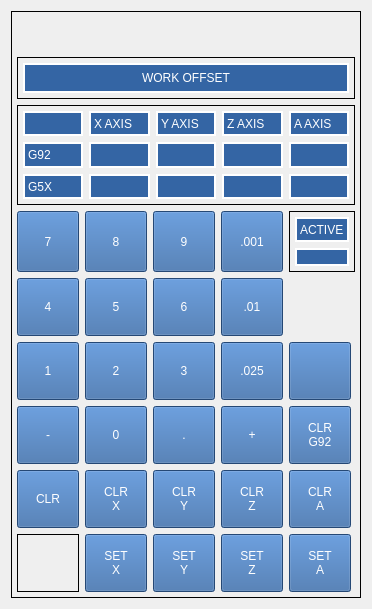
            <widget class="QWidget" name="tab_7">
             <attribute name="title">
              <string>WCOFF</string>
             </attribute>
             <layout class="QGridLayout" name="gridLayout_11">
              <item row="0" column="0">
               <widget class="QFrame" name="gridFrame">
                <property name="minimumSize">
                 <size>
                  <width>0</width>
                  <height>40</height>
                 </size>
                </property>
                <property name="styleSheet">
                 <string notr="true">QPushButton {
min-height: 50px;
min-width: 50px;
max-height: 60px;
max-width: 60px;
font: 14pt &quot;DejaVu Sans&quot;;
color: rgb(255, 255, 255);
background-color:rgb(52, 101, 164);
}</string>
                </property>
                <property name="frameShape">
                 <enum>QFrame::Box</enum>
                </property>
                <layout class="QGridLayout" name="gridLayout_5">
                 <property name="leftMargin">
                  <number>5</number>
                 </property>
                 <property name="topMargin">
                  <number>5</number>
                 </property>
                 <property name="rightMargin">
                  <number>5</number>
                 </property>
                 <property name="bottomMargin">
                  <number>5</number>
                 </property>
                 <property name="horizontalSpacing">
                  <number>6</number>
                 </property>
                 <item row="14" column="3">
                  <widget class="MDIButton" name="SETZWCOFF">
                   <property name="text">
                    <string>SET
Z</string>
                   </property>
                   <property name="MDICommand" stdset="0">
                    <string>G10L20P0Z#&lt;offsetLabel&gt;</string>
                   </property>
                  </widget>
                 </item>
                 <item row="14" column="4">
                  <widget class="MDIButton" name="SETAWCOFF">
                   <property name="text">
                    <string>SET
A</string>
                   </property>
                   <property name="MDICommand" stdset="0">
                    <string>G10L20P0A#&lt;offsetLabel&gt;</string>
                   </property>
                  </widget>
                 </item>
                 <item row="14" column="1">
                  <widget class="MDIButton" name="SETXWCOFF">
                   <property name="text">
                    <string>SET
X</string>
                   </property>
                   <property name="MDICommand" stdset="0">
                    <string>G10L20P0X#&lt;offsetLabel&gt;</string>
                   </property>
                  </widget>
                 </item>
                 <item row="14" column="2">
                  <widget class="MDIButton" name="SETYWCOFF">
                   <property name="text">
                    <string>SET
Y</string>
                   </property>
                   <property name="MDICommand" stdset="0">
                    <string>G10L20P0Y#&lt;offsetLabel&gt;</string>
                   </property>
                  </widget>
                 </item>
                 <item row="13" column="2">
                  <widget class="MDIButton" name="clr_y">
                   <property name="text">
                    <string>CLR
Y</string>
                   </property>
                   <property name="MDICommand" stdset="0">
                    <string>G10L2P0Y0</string>
                   </property>
                  </widget>
                 </item>
                 <item row="13" column="4">
                  <widget class="MDIButton" name="clr_a">
                   <property name="text">
                    <string>CLR
A</string>
                   </property>
                   <property name="MDICommand" stdset="0">
                    <string>G10L2P0A0</string>
                   </property>
                  </widget>
                 </item>
                 <item row="14" column="0">
                  <widget class="QLabel" name="offsetLabel">
                   <property name="frameShape">
                    <enum>QFrame::Box</enum>
                   </property>
                   <property name="text">
                    <string/>
                   </property>
                   <property name="alignment">
                    <set>Qt::AlignRight|Qt::AlignTrailing|Qt::AlignVCenter</set>
                   </property>
                  </widget>
                 </item>
                 <item row="13" column="0">
                  <widget class="QPushButton" name="clearoffsetlabel">
                   <property name="minimumSize">
                    <size>
                     <width>52</width>
                     <height>52</height>
                    </size>
                   </property>
                   <property name="maximumSize">
                    <size>
                     <width>62</width>
                     <height>62</height>
                    </size>
                   </property>
                   <property name="text">
                    <string>CLR</string>
                   </property>
                  </widget>
                 </item>
                 <item row="2" column="0" colspan="5">
                  <widget class="QFrame" name="gridFrame">
                   <property name="minimumSize">
                    <size>
                     <width>0</width>
                     <height>100</height>
                    </size>
                   </property>
                   <property name="styleSheet">
                    <string notr="true">StatusLabel 
{
color: rgb(255, 255, 255);
background-color:rgb(52, 101, 164);
}

QLabel
{
color: rgb(255, 255, 255);
background-color:rgb(52, 101, 164);
}</string>
                   </property>
                   <property name="frameShape">
                    <enum>QFrame::Box</enum>
                   </property>
                   <layout class="QGridLayout" name="gridLayout_40">
                    <property name="leftMargin">
                     <number>5</number>
                    </property>
                    <property name="topMargin">
                     <number>5</number>
                    </property>
                    <property name="rightMargin">
                     <number>5</number>
                    </property>
                    <property name="bottomMargin">
                     <number>5</number>
                    </property>
                    <item row="0" column="1">
                     <widget class="QLabel" name="label_4">
                      <property name="frameShape">
                       <enum>QFrame::Box</enum>
                      </property>
                      <property name="lineWidth">
                       <number>2</number>
                      </property>
                      <property name="text">
                       <string>X AXIS</string>
                      </property>
                     </widget>
                    </item>
                    <item row="1" column="0">
                     <widget class="QLabel" name="label_6">
                      <property name="frameShape">
                       <enum>QFrame::Box</enum>
                      </property>
                      <property name="frameShadow">
                       <enum>QFrame::Plain</enum>
                      </property>
                      <property name="lineWidth">
                       <number>2</number>
                      </property>
                      <property name="text">
                       <string>G92 </string>
                      </property>
                     </widget>
                    </item>
                    <item row="0" column="3">
                     <widget class="QLabel" name="label_3">
                      <property name="frameShape">
                       <enum>QFrame::Box</enum>
                      </property>
                      <property name="frameShadow">
                       <enum>QFrame::Plain</enum>
                      </property>
                      <property name="lineWidth">
                       <number>2</number>
                      </property>
                      <property name="text">
                       <string>Z AXIS</string>
                      </property>
                     </widget>
                    </item>
                    <item row="0" column="2">
                     <widget class="QLabel" name="label_2">
                      <property name="frameShape">
                       <enum>QFrame::Box</enum>
                      </property>
                      <property name="lineWidth">
                       <number>2</number>
                      </property>
                      <property name="text">
                       <string>Y AXIS</string>
                      </property>
                     </widget>
                    </item>
                    <item row="0" column="4">
                     <widget class="QLabel" name="label_5">
                      <property name="frameShape">
                       <enum>QFrame::Box</enum>
                      </property>
                      <property name="lineWidth">
                       <number>2</number>
                      </property>
                      <property name="text">
                       <string>A AXIS</string>
                      </property>
                     </widget>
                    </item>
                    <item row="2" column="0">
                     <widget class="QLabel" name="label_20">
                      <property name="frameShape">
                       <enum>QFrame::Box</enum>
                      </property>
                      <property name="frameShadow">
                       <enum>QFrame::Plain</enum>
                      </property>
                      <property name="lineWidth">
                       <number>2</number>
                      </property>
                      <property name="text">
                       <string>G5X </string>
                      </property>
                     </widget>
                    </item>
                    <item row="1" column="1">
                     <widget class="StatusLabel" name="g92_z">
                      <property name="frameShape">
                       <enum>QFrame::Box</enum>
                      </property>
                      <property name="frameShadow">
                       <enum>QFrame::Plain</enum>
                      </property>
                      <property name="lineWidth">
                       <number>2</number>
                      </property>
                      <property name="rules" stdset="0">
                       <string>[{&quot;channels&quot;: [{&quot;url&quot;: &quot;status:g92_offset&quot;, &quot;trigger&quot;: true}], &quot;property&quot;: &quot;Text&quot;, &quot;expression&quot;: &quot;str(ch[0][0])\n&quot;, &quot;name&quot;: &quot;New Rule&quot;}]</string>
                      </property>
                     </widget>
                    </item>
                    <item row="2" column="1">
                     <widget class="StatusLabel" name="xaxis">
                      <property name="frameShape">
                       <enum>QFrame::Box</enum>
                      </property>
                      <property name="lineWidth">
                       <number>2</number>
                      </property>
                      <property name="rules" stdset="0">
                       <string>[{&quot;channels&quot;: [{&quot;url&quot;: &quot;status:g5x_offset&quot;, &quot;trigger&quot;: true}], &quot;property&quot;: &quot;Text&quot;, &quot;expression&quot;: &quot;'{:.4f}'.format(ch[0][0])&quot;, &quot;name&quot;: &quot;x axis offset&quot;}]</string>
                      </property>
                     </widget>
                    </item>
                    <item row="1" column="2">
                     <widget class="StatusLabel" name="g92_y">
                      <property name="frameShape">
                       <enum>QFrame::Box</enum>
                      </property>
                      <property name="lineWidth">
                       <number>2</number>
                      </property>
                      <property name="rules" stdset="0">
                       <string>[{&quot;channels&quot;: [{&quot;url&quot;: &quot;status:g92_offset&quot;, &quot;trigger&quot;: true}], &quot;property&quot;: &quot;Text&quot;, &quot;expression&quot;: &quot;str(ch[0][1])&quot;, &quot;name&quot;: &quot;New Rule&quot;}]</string>
                      </property>
                     </widget>
                    </item>
                    <item row="2" column="2">
                     <widget class="StatusLabel" name="yaxis">
                      <property name="frameShape">
                       <enum>QFrame::Box</enum>
                      </property>
                      <property name="lineWidth">
                       <number>2</number>
                      </property>
                      <property name="rules" stdset="0">
                       <string>[{&quot;channels&quot;: [{&quot;url&quot;: &quot;status:g5x_offset&quot;, &quot;trigger&quot;: true}], &quot;property&quot;: &quot;Text&quot;, &quot;expression&quot;: &quot;'{:.4f}'.format(ch[0][1])&quot;, &quot;name&quot;: &quot;y axis offset&quot;}]</string>
                      </property>
                     </widget>
                    </item>
                    <item row="1" column="3">
                     <widget class="StatusLabel" name="g92_z_2">
                      <property name="frameShape">
                       <enum>QFrame::Box</enum>
                      </property>
                      <property name="lineWidth">
                       <number>2</number>
                      </property>
                      <property name="rules" stdset="0">
                       <string>[{&quot;channels&quot;: [{&quot;url&quot;: &quot;status:g92_offset&quot;, &quot;trigger&quot;: true}], &quot;property&quot;: &quot;Text&quot;, &quot;expression&quot;: &quot;str(ch[0][2])&quot;, &quot;name&quot;: &quot;New Rule&quot;}]</string>
                      </property>
                     </widget>
                    </item>
                    <item row="2" column="3">
                     <widget class="StatusLabel" name="zaxis">
                      <property name="frameShape">
                       <enum>QFrame::Box</enum>
                      </property>
                      <property name="lineWidth">
                       <number>2</number>
                      </property>
                      <property name="rules" stdset="0">
                       <string>[{&quot;channels&quot;: [{&quot;url&quot;: &quot;status:g5x_offset&quot;, &quot;trigger&quot;: true}], &quot;property&quot;: &quot;Text&quot;, &quot;expression&quot;: &quot;'{:.4f}'.format(ch[0][2])&quot;, &quot;name&quot;: &quot;z axis offset&quot;}]</string>
                      </property>
                     </widget>
                    </item>
                    <item row="1" column="4">
                     <widget class="StatusLabel" name="g92_a">
                      <property name="frameShape">
                       <enum>QFrame::Box</enum>
                      </property>
                      <property name="lineWidth">
                       <number>2</number>
                      </property>
                      <property name="rules" stdset="0">
                       <string>[{&quot;channels&quot;: [{&quot;url&quot;: &quot;status:g92_offset&quot;, &quot;trigger&quot;: true}], &quot;property&quot;: &quot;Text&quot;, &quot;expression&quot;: &quot;str(ch[0][3])&quot;, &quot;name&quot;: &quot;New Rule&quot;}]</string>
                      </property>
                     </widget>
                    </item>
                    <item row="2" column="4">
                     <widget class="StatusLabel" name="aaxis">
                      <property name="frameShape">
                       <enum>QFrame::Box</enum>
                      </property>
                      <property name="lineWidth">
                       <number>2</number>
                      </property>
                      <property name="rules" stdset="0">
                       <string>[{&quot;channels&quot;: [{&quot;url&quot;: &quot;status:g5x_offset&quot;, &quot;trigger&quot;: true}], &quot;property&quot;: &quot;Text&quot;, &quot;expression&quot;: &quot;'{:.3f}'.format(ch[0][3])&quot;, &quot;name&quot;: &quot;a axis offset&quot;}]</string>
                      </property>
                     </widget>
                    </item>
                    <item row="0" column="0">
                     <widget class="StatusLabel" name="statuslabel_21">
                      <property name="frameShape">
                       <enum>QFrame::Box</enum>
                      </property>
                      <property name="frameShadow">
                       <enum>QFrame::Plain</enum>
                      </property>
                      <property name="lineWidth">
                       <number>2</number>
                      </property>
                      <property name="rules" stdset="0">
                       <string>[{&quot;channels&quot;: [{&quot;url&quot;: &quot;status:task_mode?text&quot;, &quot;trigger&quot;: true}], &quot;property&quot;: &quot;Text&quot;, &quot;expression&quot;: &quot;ch[0]&quot;, &quot;name&quot;: &quot;task mode&quot;}]</string>
                      </property>
                     </widget>
                    </item>
                   </layout>
                  </widget>
                 </item>
                 <item row="1" column="0" colspan="5">
                  <widget class="QFrame" name="gridFrame">
                   <property name="minimumSize">
                    <size>
                     <width>0</width>
                     <height>35</height>
                    </size>
                   </property>
                   <property name="maximumSize">
                    <size>
                     <width>16777215</width>
                     <height>50</height>
                    </size>
                   </property>
                   <property name="frameShape">
                    <enum>QFrame::Box</enum>
                   </property>
                   <layout class="QGridLayout" name="gridLayout_51">
                    <property name="leftMargin">
                     <number>5</number>
                    </property>
                    <property name="topMargin">
                     <number>5</number>
                    </property>
                    <property name="rightMargin">
                     <number>5</number>
                    </property>
                    <property name="bottomMargin">
                     <number>5</number>
                    </property>
                    <item row="0" column="0">
                     <widget class="QLabel" name="label_45">
                      <property name="minimumSize">
                       <size>
                        <width>0</width>
                        <height>30</height>
                       </size>
                      </property>
                      <property name="maximumSize">
                       <size>
                        <width>16777215</width>
                        <height>30</height>
                       </size>
                      </property>
                      <property name="styleSheet">
                       <string notr="true">color: rgb(255, 255, 255);
background-color:rgb(52, 101, 164);</string>
                      </property>
                      <property name="frameShape">
                       <enum>QFrame::Box</enum>
                      </property>
                      <property name="lineWidth">
                       <number>2</number>
                      </property>
                      <property name="text">
                       <string>WORK OFFSET</string>
                      </property>
                      <property name="alignment">
                       <set>Qt::AlignCenter</set>
                      </property>
                     </widget>
                    </item>
                   </layout>
                  </widget>
                 </item>
                 <item row="0" column="0">
                  <spacer name="verticalSpacer_5">
                   <property name="orientation">
                    <enum>Qt::Vertical</enum>
                   </property>
                   <property name="sizeHint" stdset="0">
                    <size>
                     <width>20</width>
                     <height>40</height>
                    </size>
                   </property>
                  </spacer>
                 </item>
                 <item row="8" column="0">
                  <widget class="QPushButton" name="work_offset_7">
                   <property name="text">
                    <string>7</string>
                   </property>
                   <attribute name="buttonGroup">
                    <string notr="true">offsetButtonGroup</string>
                   </attribute>
                  </widget>
                 </item>
                 <item row="8" column="1">
                  <widget class="QPushButton" name="work_offset_8">
                   <property name="text">
                    <string>8</string>
                   </property>
                   <attribute name="buttonGroup">
                    <string notr="true">offsetButtonGroup</string>
                   </attribute>
                  </widget>
                 </item>
                 <item row="8" column="2">
                  <widget class="QPushButton" name="work_offset_9">
                   <property name="text">
                    <string>9</string>
                   </property>
                   <attribute name="buttonGroup">
                    <string notr="true">offsetButtonGroup</string>
                   </attribute>
                  </widget>
                 </item>
                 <item row="10" column="0">
                  <widget class="QPushButton" name="work_offset_4">
                   <property name="text">
                    <string>4</string>
                   </property>
                   <attribute name="buttonGroup">
                    <string notr="true">offsetButtonGroup</string>
                   </attribute>
                  </widget>
                 </item>
                 <item row="10" column="1">
                  <widget class="QPushButton" name="work_offset_5">
                   <property name="text">
                    <string>5</string>
                   </property>
                   <attribute name="buttonGroup">
                    <string notr="true">offsetButtonGroup</string>
                   </attribute>
                  </widget>
                 </item>
                 <item row="10" column="2">
                  <widget class="QPushButton" name="work_offset_6">
                   <property name="text">
                    <string>6</string>
                   </property>
                   <attribute name="buttonGroup">
                    <string notr="true">offsetButtonGroup</string>
                   </attribute>
                  </widget>
                 </item>
                 <item row="11" column="0">
                  <widget class="QPushButton" name="work_offset_1">
                   <property name="text">
                    <string>1</string>
                   </property>
                   <attribute name="buttonGroup">
                    <string notr="true">offsetButtonGroup</string>
                   </attribute>
                  </widget>
                 </item>
                 <item row="11" column="1">
                  <widget class="QPushButton" name="work_offset_2">
                   <property name="text">
                    <string>2</string>
                   </property>
                   <attribute name="buttonGroup">
                    <string notr="true">offsetButtonGroup</string>
                   </attribute>
                  </widget>
                 </item>
                 <item row="11" column="2">
                  <widget class="QPushButton" name="work_offset_3">
                   <property name="text">
                    <string>3</string>
                   </property>
                   <attribute name="buttonGroup">
                    <string notr="true">offsetButtonGroup</string>
                   </attribute>
                  </widget>
                 </item>
                 <item row="12" column="0">
                  <widget class="QPushButton" name="minus">
                   <property name="text">
                    <string>-</string>
                   </property>
                   <attribute name="buttonGroup">
                    <string notr="true">offsetButtonGroup</string>
                   </attribute>
                  </widget>
                 </item>
                 <item row="12" column="1">
                  <widget class="QPushButton" name="work_offset_0">
                   <property name="text">
                    <string>0</string>
                   </property>
                   <attribute name="buttonGroup">
                    <string notr="true">offsetButtonGroup</string>
                   </attribute>
                  </widget>
                 </item>
                 <item row="12" column="2">
                  <widget class="QPushButton" name="point">
                   <property name="text">
                    <string>.</string>
                   </property>
                   <attribute name="buttonGroup">
                    <string notr="true">offsetButtonGroup</string>
                   </attribute>
                  </widget>
                 </item>
                 <item row="10" column="3">
                  <widget class="QPushButton" name="pushButton_62">
                   <property name="text">
                    <string>.01</string>
                   </property>
                   <attribute name="buttonGroup">
                    <string notr="true">offsetButtonGroup</string>
                   </attribute>
                  </widget>
                 </item>
                 <item row="8" column="3">
                  <widget class="QPushButton" name="pushButton_63">
                   <property name="text">
                    <string>.001</string>
                   </property>
                   <attribute name="buttonGroup">
                    <string notr="true">offsetButtonGroup</string>
                   </attribute>
                  </widget>
                 </item>
                 <item row="11" column="3">
                  <widget class="QPushButton" name="pushButton_64">
                   <property name="text">
                    <string>.025</string>
                   </property>
                   <attribute name="buttonGroup">
                    <string notr="true">offsetButtonGroup</string>
                   </attribute>
                  </widget>
                 </item>
                 <item row="12" column="3">
                  <widget class="QPushButton" name="plus">
                   <property name="text">
                    <string>+</string>
                   </property>
                   <attribute name="buttonGroup">
                    <string notr="true">offsetButtonGroup</string>
                   </attribute>
                  </widget>
                 </item>
                 <item row="11" column="4">
                  <widget class="MDIButton" name="mdibutton_9">
                   <property name="MDICommand" stdset="0">
                    <string>G10L2P0Z[#5223+#&lt;offsetLabel&gt;]</string>
                   </property>
                  </widget>
                 </item>
                 <item row="12" column="4">
                  <widget class="MDIButton" name="clr_g92">
                   <property name="text">
                    <string>CLR
G92</string>
                   </property>
                   <property name="MDICommand" stdset="0">
                    <string>G92.1</string>
                   </property>
                  </widget>
                 </item>
                 <item row="13" column="3">
                  <widget class="MDIButton" name="clr_z">
                   <property name="text">
                    <string>CLR
Z</string>
                   </property>
                   <property name="MDICommand" stdset="0">
                    <string>G10L2P0Z0</string>
                   </property>
                  </widget>
                 </item>
                 <item row="13" column="1">
                  <widget class="MDIButton" name="clr_x">
                   <property name="text">
                    <string>CLR
X</string>
                   </property>
                   <property name="MDICommand" stdset="0">
                    <string>G10L2P0X0</string>
                   </property>
                  </widget>
                 </item>
                 <item row="8" column="4">
                  <widget class="QFrame" name="gridFrame">
                   <property name="frameShape">
                    <enum>QFrame::Box</enum>
                   </property>
                   <layout class="QGridLayout" name="gridLayout_22">
                    <property name="leftMargin">
                     <number>5</number>
                    </property>
                    <property name="topMargin">
                     <number>5</number>
                    </property>
                    <property name="rightMargin">
                     <number>5</number>
                    </property>
                    <property name="bottomMargin">
                     <number>5</number>
                    </property>
                    <item row="1" column="0">
                     <widget class="StatusLabel" name="active_work_offset">
                      <property name="maximumSize">
                       <size>
                        <width>9999999</width>
                        <height>25</height>
                       </size>
                      </property>
                      <property name="styleSheet">
                       <string notr="true">color: rgb(255, 255, 255);
background-color:rgb(52, 101, 164);</string>
                      </property>
                      <property name="frameShape">
                       <enum>QFrame::Box</enum>
                      </property>
                      <property name="lineWidth">
                       <number>2</number>
                      </property>
                      <property name="alignment">
                       <set>Qt::AlignBottom|Qt::AlignHCenter</set>
                      </property>
                      <property name="rules" stdset="0">
                       <string>[{&quot;channels&quot;: [{&quot;url&quot;: &quot;status:g5x_index&quot;, &quot;trigger&quot;: true}], &quot;property&quot;: &quot;Text&quot;, &quot;expression&quot;: &quot;[\&quot;G53\&quot;,\&quot;G54\&quot;,\&quot;G55\&quot;,\&quot;G56\&quot;,\&quot;G57\&quot;,\&quot;G58\&quot;,\&quot;G59\&quot;,\&quot;G59.1\&quot;,\&quot;G59.2\&quot;,\&quot;G59.3\&quot;][ch[0]]&quot;, &quot;name&quot;: &quot;g5x index&quot;}]</string>
                      </property>
                     </widget>
                    </item>
                    <item row="0" column="0">
                     <widget class="QLabel" name="label_46">
                      <property name="minimumSize">
                       <size>
                        <width>0</width>
                        <height>25</height>
                       </size>
                      </property>
                      <property name="styleSheet">
                       <string notr="true">color: rgb(255, 255, 255);
background-color:rgb(52, 101, 164);</string>
                      </property>
                      <property name="frameShape">
                       <enum>QFrame::Box</enum>
                      </property>
                      <property name="lineWidth">
                       <number>2</number>
                      </property>
                      <property name="text">
                       <string>ACTIVE</string>
                      </property>
                     </widget>
                    </item>
                   </layout>
                  </widget>
                 </item>
                </layout>
               </widget>
              </item>
             </layout>
            </widget>
